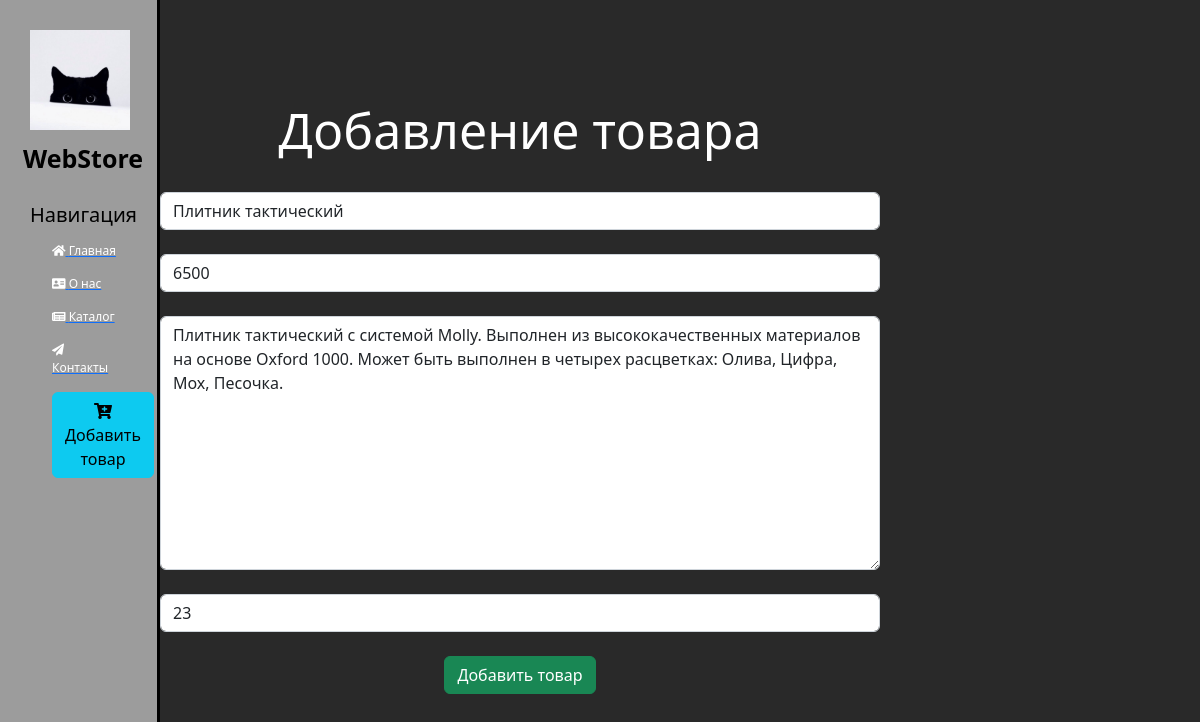
Page /news/4/update on the committed database.
### news/models.py (models this page shows, shortened)
class articles(models.Model):
    title = models.CharField('Наименование', max_length=50)
    price = models.CharField('Цена', max_length=50)
    description = models.TextField('Описание')
    remains = models.IntegerField('Остаток')
    class Meta:
        verbose_name = 'Товар'
        verbose_name_plural = 'Товары'

### news/views.py (the view)
# urls.py: path('<int:pk>/update', views.NewsUpdateView.as_view(), name='news-update'),
class NewsUpdateView(UpdateView):
    model = articles
    template_name = 'news/add_to_cart.html'
    form_class = ArticlesForm

### news/forms.py
class ArticlesForm(ModelForm):
    class Meta:
        model = articles
        fields = ['title', 'price', 'description', 'remains']
        widgets = {
            'title': TextInput(attrs={
                'class': 'form-control',
                'placeholder': 'Наименование товара'
            }),
            'price': TextInput(attrs={
                'class': 'form-control',
                'placeholder': 'Цена'
            }),
            'description': Textarea(attrs={
                'class': 'form-control',
                'placeholder': 'Описание'
            }),
            'remains': TextInput(attrs={
                'class': 'form-control',
                'placeholder': 'Остаток'
            })
        }

### news/templates/news/add_to_cart.html (shortened to what this page needs)
{% extends 'main/layout.html' %}
{% block content %}
    <div class="features">
        <h1>Добавление товара</h1>
        <form method="post">
            {% csrf_token %}<br>
            {{ form.title }}<br>
            {{ form.price }}<br>
            {{ form.description }}<br>
            {{ form.remains }}<br>
            <button class="btn btn-success" type="submit">Добавить товар</button>
        </form>
    </div>
{% endblock %}

### main/static/main/css/main.css (style rules this page uses)
body { background: #292929; }
main .features { float: left; color: #FFFFFF; margin-top: 100px; text-align: center; width: 60%; }
main .features h1 { font-size: 50px; }

### rows in the picture
articles: title "Плитник тактический", price "6500", description "Плитник тактический с системой Molly. Выполнен из высококачественных материалов на основе Oxford 1000. Может быть выполнен в четырех расцветках: Олива, Цифра, Мох, Песочка.", remains "23"
